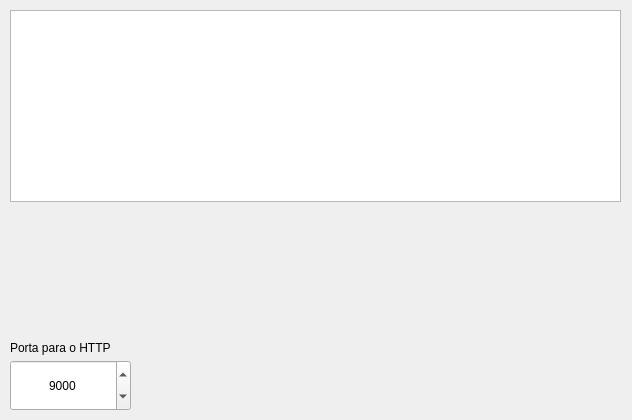
<?xml version="1.0" encoding="UTF-8"?>
<ui version="4.0">
 <class>Dialog</class>
 <widget class="QDialog" name="Dialog">
  <property name="geometry">
   <rect>
    <x>0</x>
    <y>0</y>
    <width>632</width>
    <height>420</height>
   </rect>
  </property>
  <property name="windowTitle">
   <string>Dialog</string>
  </property>
  <widget class="QListWidget" name="listWidget">
   <property name="geometry">
    <rect>
     <x>10</x>
     <y>10</y>
     <width>611</width>
     <height>192</height>
    </rect>
   </property>
  </widget>
  <widget class="QSpinBox" name="spinBox">
   <property name="geometry">
    <rect>
     <x>10</x>
     <y>360</y>
     <width>121</width>
     <height>51</height>
    </rect>
   </property>
   <property name="alignment">
    <set>Qt::AlignCenter</set>
   </property>
   <property name="maximum">
    <number>9999999</number>
   </property>
   <property name="value">
    <number>9000</number>
   </property>
  </widget>
  <widget class="QLabel" name="label">
   <property name="geometry">
    <rect>
     <x>10</x>
     <y>340</y>
     <width>121</width>
     <height>16</height>
    </rect>
   </property>
   <property name="text">
    <string>Porta para o HTTP</string>
   </property>
  </widget>
 </widget>
 <layoutdefault spacing="6" margin="11"/>
 <resources/>
 <connections/>
</ui>
